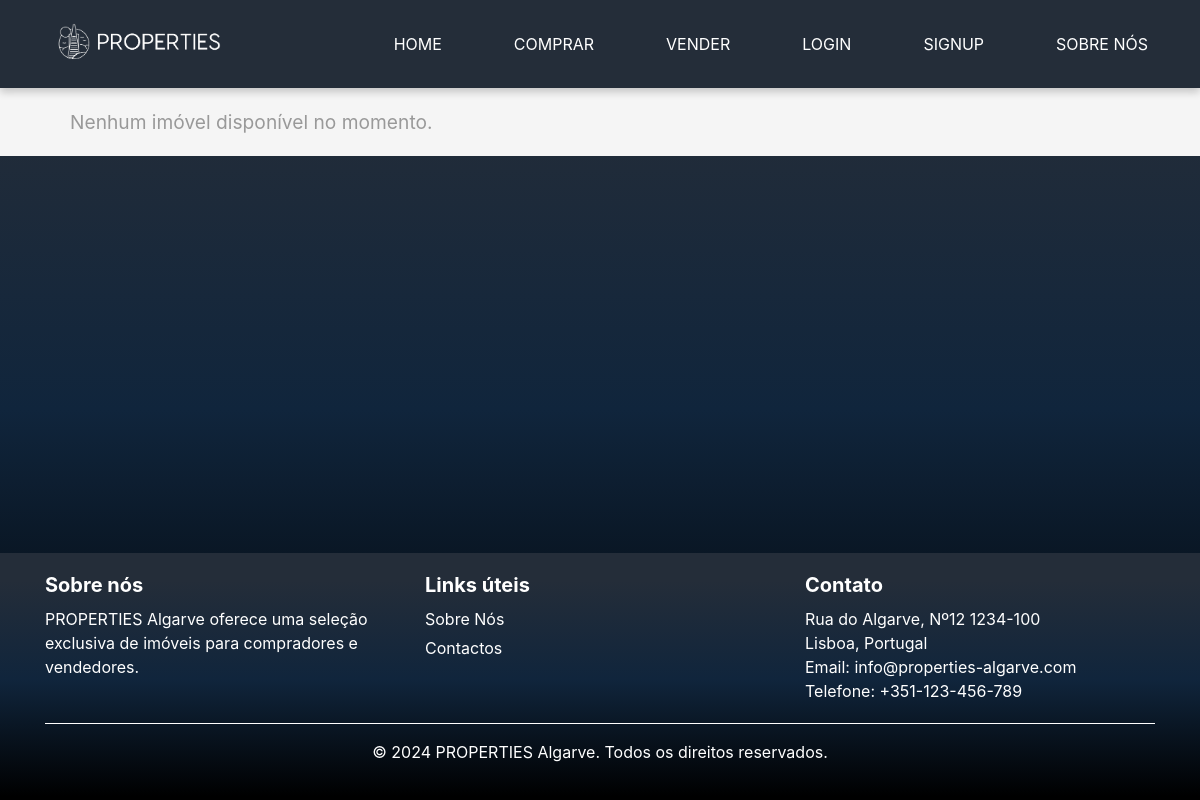
/myproperties/18, run on an earlier commit of the app's database.
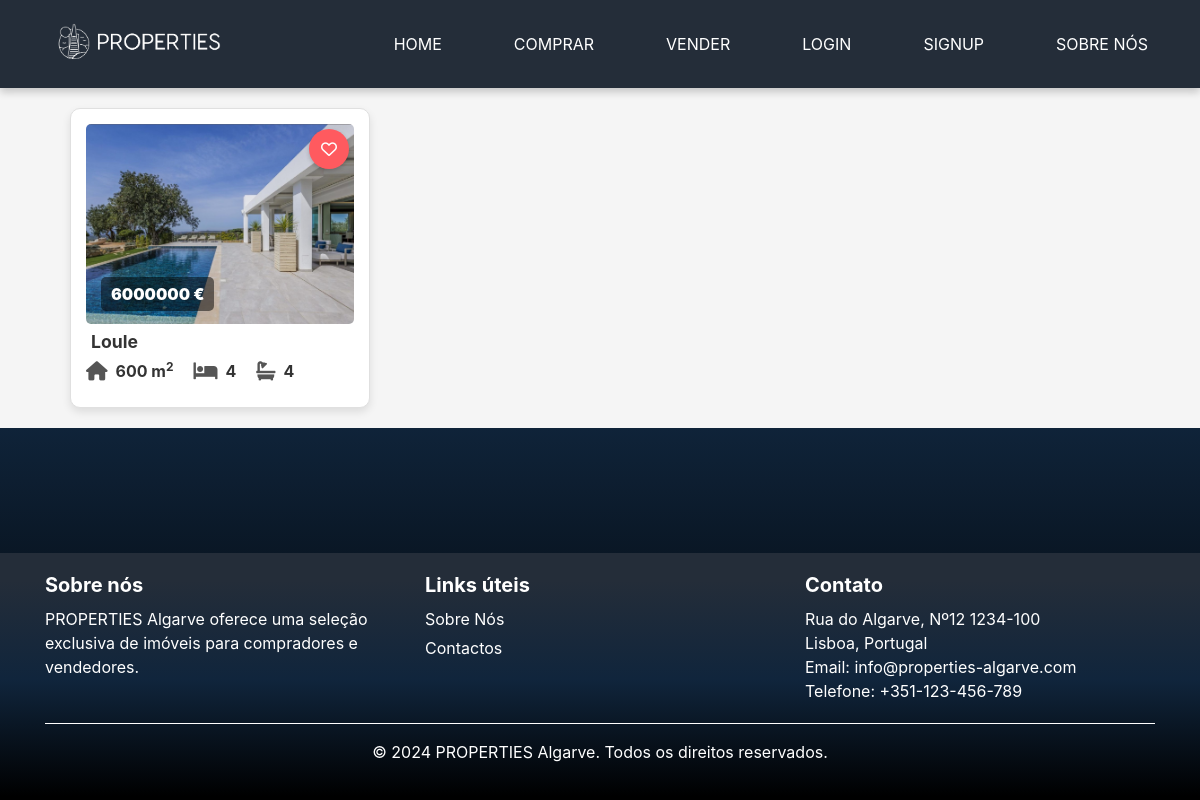
And on a later commit of the database.
### base/models.py (models this page shows, shortened)
class Property(models.Model):
    LOCATION_CHOICES = [
        ('faro', 'Faro'),
        ('lagos', 'Lagos'),
        ('portimao', 'Portimão'),
        ('albufeira', 'Albufeira'),
        ('tavira', 'Tavira'),
        ('olhao', 'Olhão'),
        ('silves', 'Silves'),
        ('loule', 'Loulé'),
        ('vila_real_de_santo_antonio', 'Vila Real de Santo António'),
    ]
    host = models.ForeignKey('Profile', on_delete=models.CASCADE)
    title = models.CharField(max_length=255)
    description = models.TextField()
    location = models.CharField(max_length=100, choices=LOCATION_CHOICES)
    price = models.DecimalField(max_digits=10, decimal_places=0)
    area = models.IntegerField()
    num_bedrooms = models.IntegerField()
    num_bathrooms = models.IntegerField()
    elevator = models.BooleanField(default=False)
    parking_spaces = models.IntegerField(default=0)
    pool = models.BooleanField(default=False)

class PropertyImage(models.Model):
    property = models.ForeignKey('Property', related_name='images', on_delete=models.CASCADE)
    image = models.ImageField(upload_to='property_images/')
    uploaded_at = models.DateTimeField(auto_now_add=True)

### base/views.py (the view)
# urls.py: path('myproperties/<int:pk>', views.my_properties, name='my_properties'),
def my_properties(request, pk):
    user_obj = get_object_or_404(Profile, pk=pk)
    properties = Property.objects.filter(host=user_obj).order_by('-id')
    properties_with_images = []
    for prop in properties:
        first_image = prop.images.first()  # Utiliza o `related_name` definido no modelo
        properties_with_images.append((prop, first_image))
    return render(request, 'my_properties.html', {'properties_with_images': properties_with_images})

### templates/my_properties.html
{% extends 'main.html' %}
{% load static %}
{% block content %}
<div class="card-container">
    {% if properties_with_images %}
    {% for property, image in properties_with_images %}
    <div class="property-card">
        {% if image %}
        <a href="{% url 'property_detail' property.pk %}" class="">
            <img src="{{ image.image.url }}" alt="{{ property.title }} - Image" class="property-image">
        </a>
        {% else %}
        <p class="no-image">Nenhuma propriedade adicionada</p>
        {% endif %}
        <button class="favorites-button" title="Add to favorites"><i class="fa-regular fa-heart"></i></button>
        <p class="property-price"><strong>{{ property.price }} €</strong></p>
        <p class="property-location">
            {{ property.location|capfirst }}
        </p>
        <div class="property-details">
            <p class="detail-item">
                <i class="fa-solid fa-house"></i>
                <strong> {{ property.area }} m<sup>2</sup> </strong>
            </p>
            <p class="detail-item">
                <i class="fas fa-bed"></i>
                <strong> {{ property.num_bedrooms }} </strong>
            </p>
            <p class="detail-item">
                <i class="fas fa-bath"></i>
                <strong> {{ property.num_bathrooms }} </strong>
            </p>
        </div>
    </div>
    {% endfor %}
    {% else %}
    <div class="no-property">
        Nenhum imóvel disponível no momento.
    </div>
    {% endif %}
</div>
{% endblock %}

What changed in the data, as far as the page shows it:
added Property: image (picture), price "6000000", location "Loule", area "600", num_bedrooms "4", num_bathrooms "4"
Also different on the page:
text no longer shown: "Nenhum imóvel disponível no momento."
